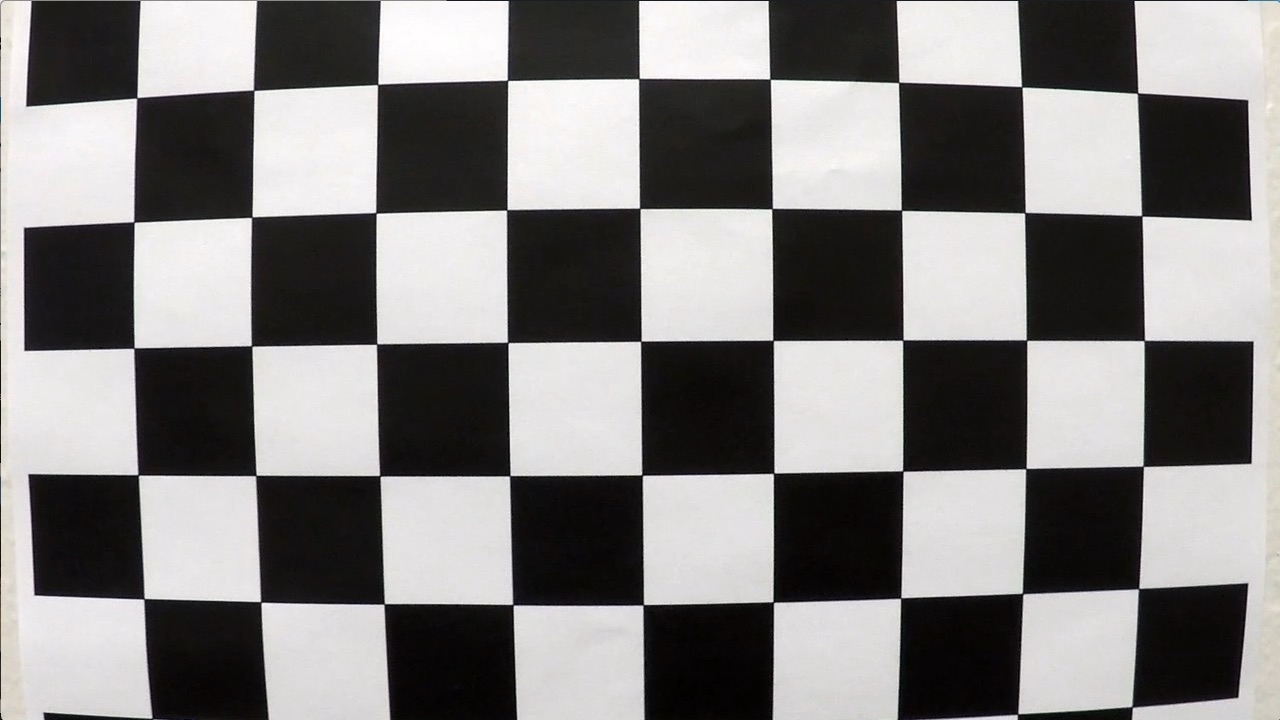
#> input picture chessboard images/calibration1.jpg, 1280 x 720 px
$ python main.py
#> lines starting #> are read from the running program, lines starting #| are printed output that depends on the picture; after the words box and inside, x2 and y2 are one past the last pixel; in counts of white or black regions, pixels touching at a corner belong together; pictures that were not available may be replaced by others from this repository, and a replacement may not be noted
### camera_calib.py
import numpy as np
import cv2
import matplotlib.pyplot as plt
import matplotlib.image as mpimg
import glob
import pickle

def do_calibration(directory, filename, nx, ny, img_size):
#> called with directory = 'chessboard images', filename = 'calibration', nx = 9, ny = 6, img_size = (720, 1280)
    objp = np.zeros((nx*ny,3), np.float32)
    objp[:,:2] = np.mgrid[0:nx, 0:ny].T.reshape(-1,2)

    objpoints = []
    imgpoints = []

    # Image List
    images = glob.glob('./'+directory+'/'+filename+'*'+'.jpg')

    # Step through the list and search for chessboard corners
    for idx, fname in enumerate(images):
        img = cv2.imread(fname)
#> img is the input picture: shape (720, 1280, 3); mean B, G, R 127.8, 128.4, 130.1
        gray = cv2.cvtColor(img, cv2.COLOR_BGR2GRAY)

        # Find the chessboard corners
        ret, corners = cv2.findChessboardCorners(gray, (nx, ny), None)
#> ret = False; corners = None
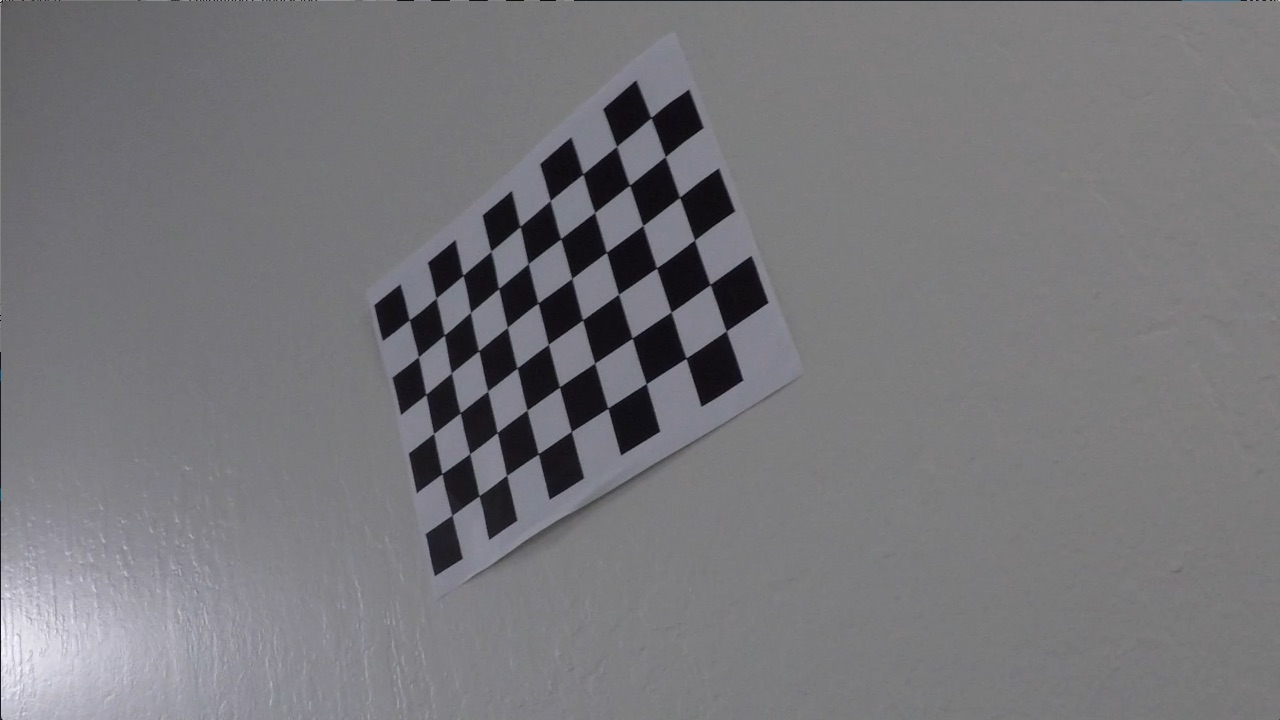
#> input picture chessboard images/calibration13.jpg, 1280 x 720 px, given in place of road.mp4, which was not available
#> further down, frame is the input picture: shape (720, 1280, 3); mean B, G, R 122, 118.5, 119.1

        # If found, add object points, image points
        if ret == True:
            objpoints.append(objp)
            imgpoints.append(corners)

    if (len(objpoints) == 0 or len(imgpoints) == 0):
        print("Calibration Failed")

    ret, mtx, dist, rvecs, tvecs = cv2.calibrateCamera(objpoints, imgpoints, img_size, None, None)

    return mtx, dist


def undistort(mtx, dist, frame):
    undisort_frame = cv2.undistort(frame, mtx, dist, None, mtx)
    return undisort_frame

### crop.py
import numpy as np
import cv2


def crop_img(frame):

    mask = np.zeros(frame.shape, dtype=np.uint8)

    roi_corners = np.array(
        [[(651, 371), (174, 686), (1226, 656)]], dtype=np.int32)
    white = (255, 255, 255)
    cv2.fillPoly(mask, roi_corners, white)
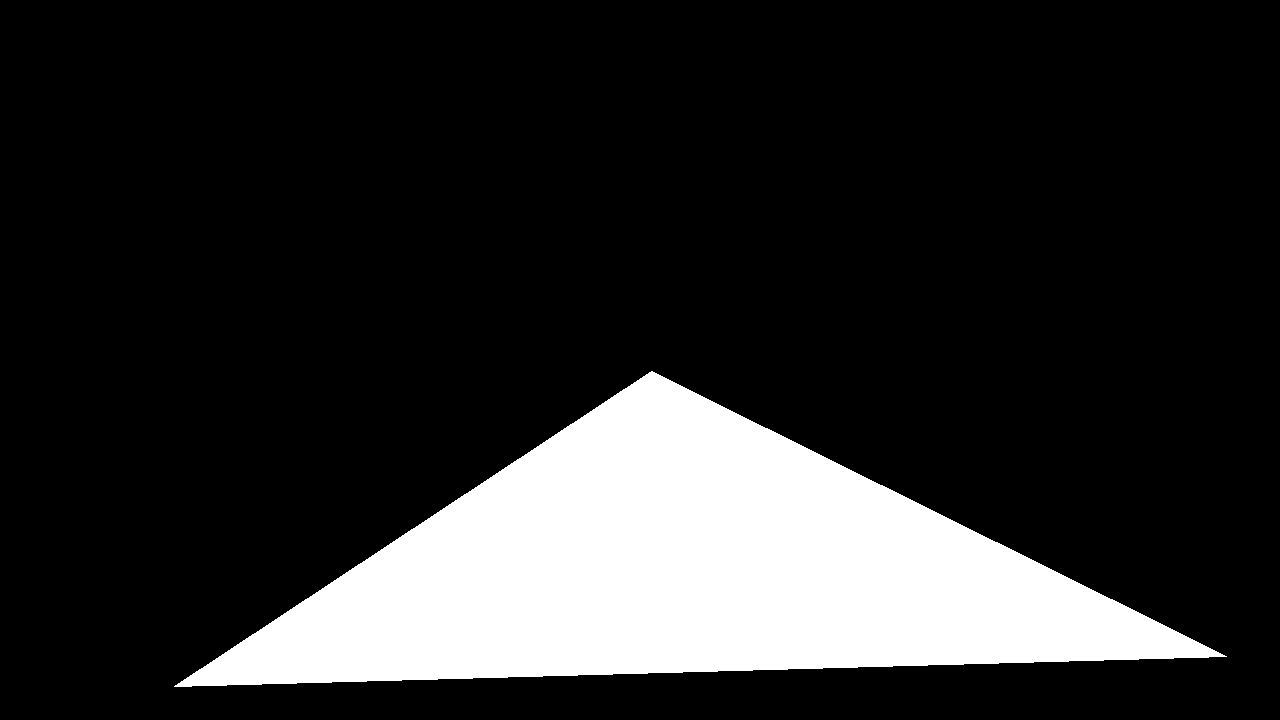
#> mask: shape (720, 1280, 3); 17.3% white; 1 white region, box (x1, y1, x2, y2) and area: (174, 371, 1227, 687) 159589

    # apply the mask
    masked_image = cv2.bitwise_and(frame, mask)
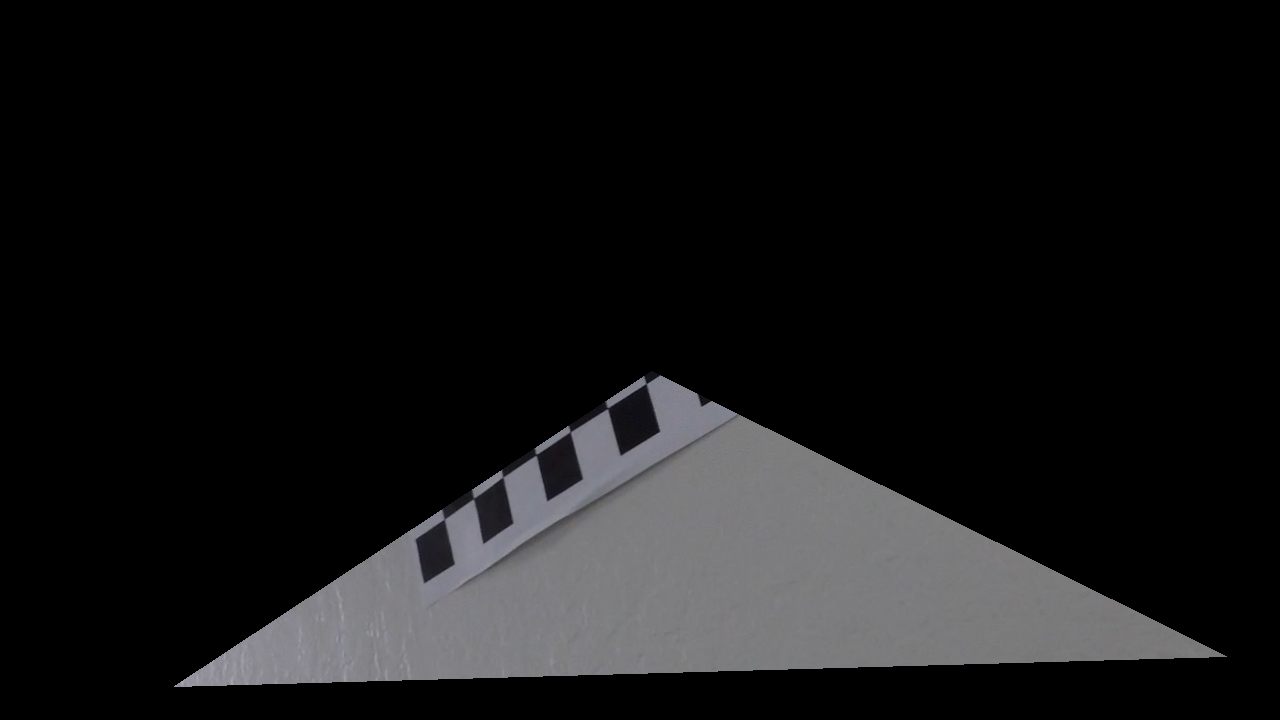
#> masked_image: shape (720, 1280, 3); mean B, G, R 21.5, 20.9, 20.9

    # shrink the top
    iii = 0
    # the matrix sum of back is 0
    while not np.sum(masked_image[iii, :, :]):
        resized_top = masked_image[iii+1:, :, :]
        iii = iii + 1
#> after the loop, iii = 371

    # shrink the bottom
    size_img = resized_top.shape
#> size_img = (349, 1280, 3)
    iii = size_img[0]
#> iii = 349
    while not np.sum(resized_top[iii-2:iii-1, :, :]):
        resized_bottom = resized_top[0:iii-1, :, :]
        iii = iii - 1
#> this loop made 32 passes
#> iii on passes 1 to 12: 348, 347, 346, 345, 344, 343, 342, 341, 340, 339, 338, 337
#> pass 1, in crop_img, `resized_bottom = resized_top[0:iii-1, :, :]`:
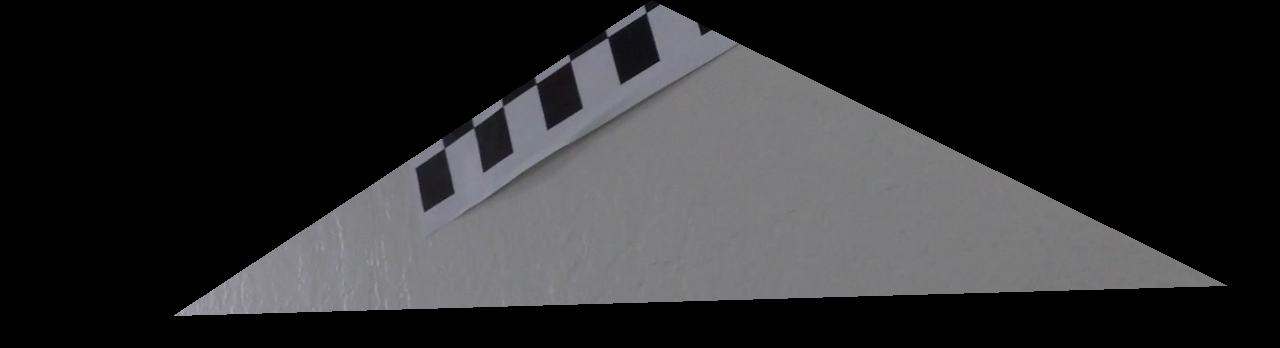
#> resized_bottom: shape (348, 1280, 3); mean of channels 0, 1, 2 44.4, 43.2, 43.3; drawn as B, G, R
#> after the loop, iii = 317

    # shrink the left
    iii = 0
    while not np.sum(resized_bottom[:, iii, :]):
        resized_left = resized_bottom[:, iii+1:, :]
        iii = iii + 1
#> this loop made 174 passes
#> pass 1, in crop_img, `resized_left = resized_bottom[:, iii+1:, :]`:
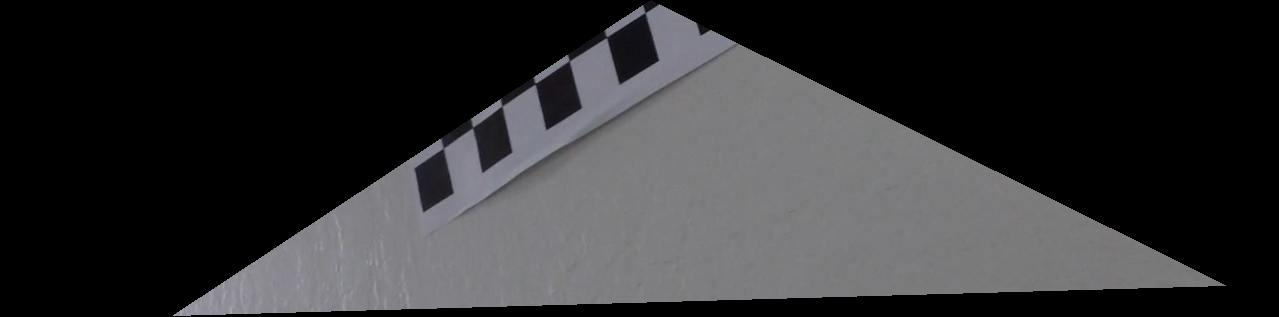
#> resized_left: shape (317, 1279, 3); mean of channels 0, 1, 2 48.8, 47.4, 47.5; drawn as B, G, R
#> after the loop, iii = 174

    # shrink the right
    size_img = resized_left.shape
#> size_img = (317, 1106, 3)
    iii = size_img[1]
#> iii = 1106

    while not np.sum(resized_left[:, iii-2:iii-1, :]):
        resized_right = resized_left[:, 0:iii-1:, :]
        iii = iii - 1
#> this loop made 52 passes
#> iii on passes 1 to 12: 1105, 1104, 1103, 1102, 1101, 1100, 1099, 1098, 1097, 1096, 1095, 1094
#> pass 1, in crop_img, `resized_right = resized_left[:, 0:iii-1:, :]`:
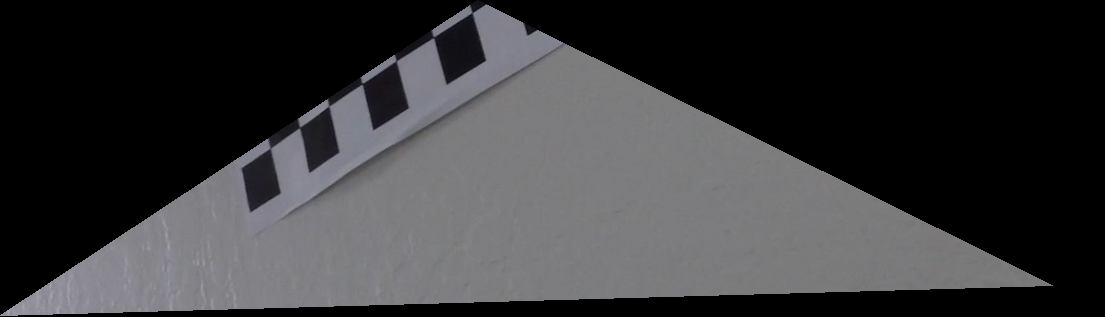
#> resized_right: shape (317, 1105, 3); mean of channels 0, 1, 2 56.5, 54.9, 55; drawn as B, G, R
#> after the loop, iii = 1054

    return resized_right

### prespective_transform.py
import cv2
import numpy as np
import matplotlib.pyplot as plt

# To do prespective transform to the image
def pres_transform(frame, pts1, pts2):

    pts1 = np.float32(pts1)
    pts2 = np.float32(pts2)
    matrix = cv2.getPerspectiveTransform(pts1, pts2)
    result = cv2.warpPerspective(frame, matrix, (500, 600))
    return result

# To reverse the prespective transformation
def undo_pres_transform(frame, pts1=np.float32([(0, 0), (1, 0), (0, 1), (1, 1)]), pts2=np.float32([(0.43, 0.65), (0.58, 0.65), (0.1, 1), (1, 1)])):

    frame_size = np.float32([(frame.shape[1], frame.shape[0])])
    pts1 = pts1 * frame_size
    pts2 = pts2 * np.float32([500, 600])
    matrix = cv2.getPerspectiveTransform(pts1, pts2)
    inverse_pres_transform = cv2.warpPerspective(frame, matrix, (500, 600))
    return inverse_pres_transform

# To draw histogram  of masked image
# [5 lines left out: function draw_hist, not called in this run]

### mask_img.py
import cv2

# To make a binary image
def mask_image(frame, white_low, white_high, yellow_low, yellow_high):
    img_hsv = cv2.cvtColor(frame, cv2.COLOR_RGB2HSV)
#> img_hsv: shape (600, 500, 3); mean H, S, V 39.3, 10.9, 120.3

    # Apply the thresholds to get only white and yellow
    white_mask = cv2.inRange(img_hsv, white_low, white_high)
#> white_mask: shape (600, 500); every value is 0
    yellow_mask = cv2.inRange(img_hsv, yellow_low, yellow_high)
#> yellow_mask: shape (600, 500); 0.3% white in thin lines or dots, all inside (x1, y1, x2, y2) = (3, 0, 108, 517)

    # Bitwise or the yellow and white mask
    color_mask = cv2.bitwise_or(yellow_mask, white_mask)
    return color_mask

### two_half_img.py
import numpy as np
import cv2


def crop_img_two(frame, one_shape, two_shape):
    left_line = frame[one_shape[0][0]:one_shape[0]
                [1], one_shape[1][0]:one_shape[1][1]]
    right_line = frame[two_shape[0][0]:two_shape[0]
                [1], two_shape[1][0]:two_shape[1][1]]
#> right_line: shape (600, 250); every value is 0
    return left_line, right_line

### edge_detect.py
import cv2
import numpy as np


def detect_edges(frame, canny_threshold1, canny_threshold2, hough_rho, hough_theta, hough_threshold, hough_lines=None, hough_minLineLength=None, hough_maxLineGap=None):

#> called with canny_threshold1 = 50, canny_threshold2 = 200, hough_rho = 1, hough_theta = 0.0175, hough_threshold = 120, hough_minLineLength = 5, hough_maxLineGap = 20
    edges = cv2.Canny(frame, canny_threshold1, canny_threshold2)
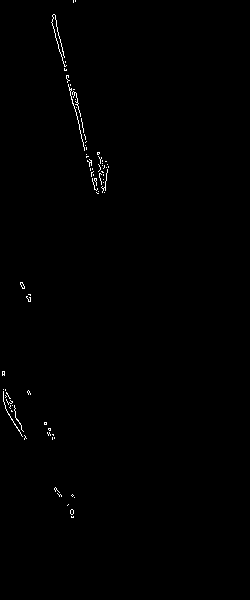
#> edges: shape (600, 250); 0.45% white in thin lines or dots, all inside (x1, y1, x2, y2) = (2, 0, 109, 518)

    lines = cv2.HoughLinesP(edges, hough_rho, hough_theta, hough_threshold,
                            minLineLength=hough_minLineLength, maxLineGap=hough_maxLineGap)
#> lines = None

    x = []
    y = []

    if lines is not None:
        for line in lines:
            x1, y1, x2, y2 = line[0]
            x += [x1, x2]
            y += [y1, y2]

            cv2.line(frame, (x1, y1), (x2, y2), (255, 0, 0), 3)
    if lines is None:
        pass

    return edges, x, y

### main.py
# Importing Libraries
import cv2
import numpy as np
import matplotlib.pyplot as plt
import numpy as np

# Importing custom Libraries
from config import *
from mask_img import mask_image
from camera_calib import do_calibration, undistort
from edge_detect import detect_edges
from prespective_transform import pres_transform, undo_pres_transform, draw_hist
from crop import crop_img
from mouse_call import mouse_callback
from two_half_img import crop_img_two

# Reading video
cap = cv2.VideoCapture('road.mp4')

# Read until video is completed
while(cap.isOpened()):

    # Capture frame-by-frame
    _, frame = cap.read()

    # Undistort the frame
    undistorted_frame = undistort(mtx, dist, frame)

    # Crop the frame
    cropped_image = crop_img(undistorted_frame)

    # Prespective transform the frame
    result = pres_transform(undistorted_frame, pts1, pts2)

    # Binary frame
    color_mask = mask_image(
        result, white_low, white_high, yellow_low, yellow_high)

    # Undo the prespective transfrom
    undo_pres = undo_pres_transform(result)

    # Crop the prespective transform frame into two halves
    left_line, right_line = crop_img_two(color_mask, left_shape, right_shape)

    # Detect edges from the prespective trainsform frame
    edges, x, y = detect_edges(left_line, canny_threshold1, canny_threshold2,                                      hough_rho,hough_theta, hough_threshold,                                             hough_lines, hough_minLineLength,                                                   hough_maxLineGap)
    print(f'x = {x}')
    print('-'*56)
    print(f'y = {y}')

    # Draw histogram of the binary image
    #histogram = draw_hist(left_line)


    cv2.imshow('crop_img', cropped_image)
    cv2.imshow('undistort_image', undistorted_frame)
    cv2.imshow("Perspective transformation", result)
    cv2.imshow("Mask", color_mask)
    cv2.imshow('undo', undo_pres)
    cv2.imshow('frame', frame)
    cv2.imshow('Left Lane', left_line)
    cv2.imshow('Right Lane', right_line)
    cv2.imshow('Edges', edges)
    cv2.setMouseCallback('Mask', mouse_callback)

    # Break the loop when when Q key is pressed
    if cv2.waitKey(25) & 0xFF == ord('q'):
#> (key q is pressed here)
        break

cap.release()
cv2.destroyAllWindows()
